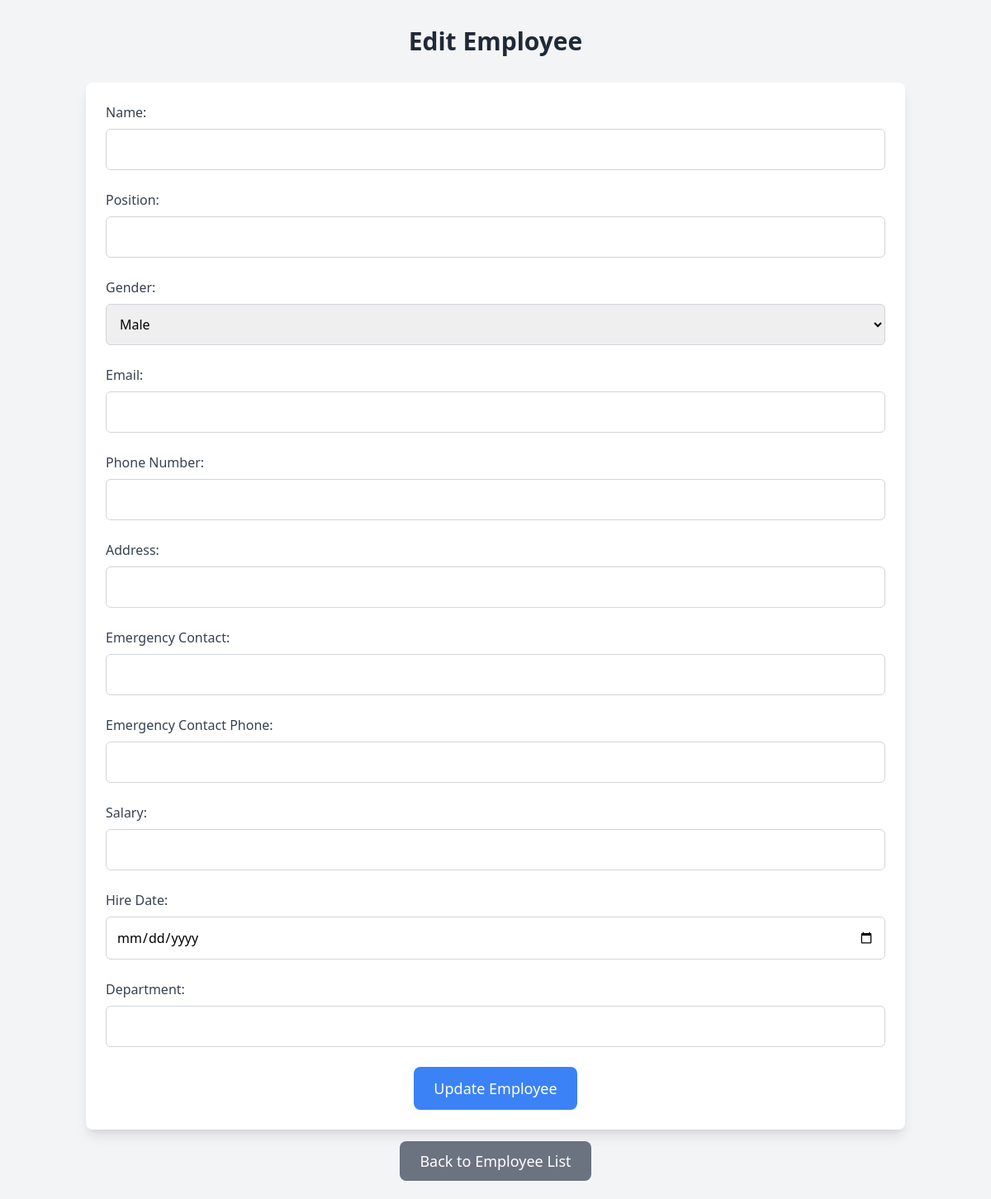
The page /edit/207 on the database as committed earlier.
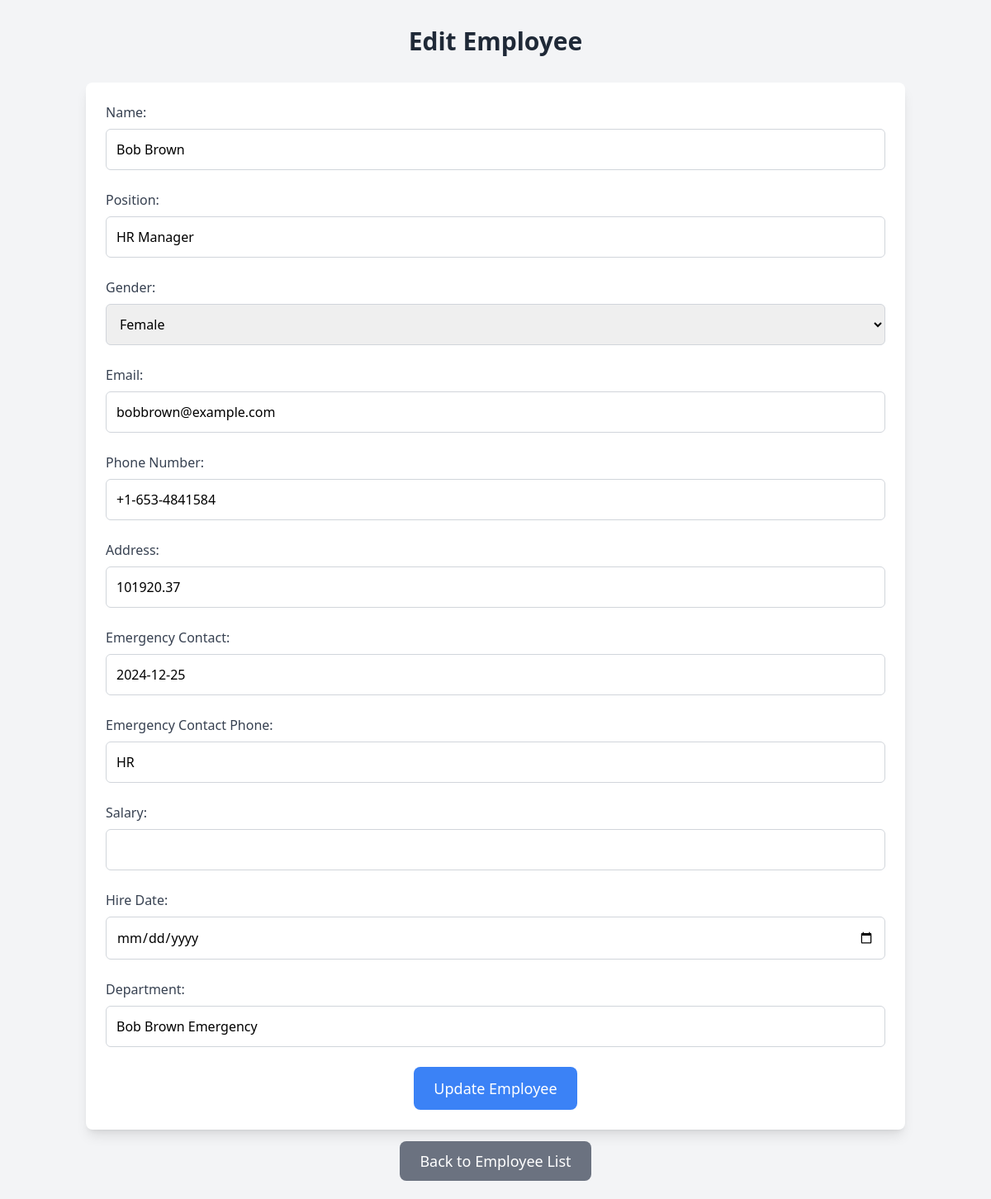
The same page on the database as committed later.
### tables this page shows
CREATE TABLE employees (
                id INTEGER PRIMARY KEY AUTOINCREMENT,
                name TEXT NOT NULL,
                position TEXT NOT NULL,
                gender TEXT NOT NULL,
                email TEXT NOT NULL,
                phone TEXT NOT NULL,
                address TEXT NOT NULL,
                emergency_contact TEXT NOT NULL,
                emergency_contact_phone TEXT NOT NULL,
                salary REAL NOT NULL,
                hire_date TEXT NOT NULL,
                department TEXT NOT NULL,
                performance_rating INTEGER DEFAULT 3  -- Default to 3 (Meets Expectations)
            );

### app.py (the view, shortened to what this page needs)
@app.route('/edit/<int:id>', methods=['GET', 'POST'])
def edit_employee(id):
    conn = get_db()
    cursor = conn.cursor()
    cursor.execute('SELECT * FROM employees WHERE id = ?', (id,))
    employee = cursor.fetchone()
    return render_template('edit_employee.html', employee=employee)

### app.py (called while the page is built)
def get_db():
    conn = sqlite3.connect(DATABASE)
    return conn

### templates/edit_employee.html (shortened to what this page needs)
<!DOCTYPE html>
<html lang="en">
<head>
    <script src="https://cdn.tailwindcss.com"></script>
</head>
<body class="bg-gray-100">
    <div class="container mx-auto px-4 py-8">
        <h1 class="text-3xl font-semibold text-center mb-8 text-gray-800">Edit Employee</h1>
        <form method="POST" class="bg-white p-6 rounded-lg shadow-lg">
            <div class="mb-6">
                <label for="name" class="block text-gray-700 font-medium mb-2">Name:</label>
                <input type="text" name="name" class="form-input w-full p-3 border border-gray-300 rounded-md" value="{{ employee[1] }}" required>
            </div>
            <div class="mb-6">
                <label for="position" class="block text-gray-700 font-medium mb-2">Position:</label>
                <input type="text" name="position" class="form-input w-full p-3 border border-gray-300 rounded-md" value="{{ employee[2] }}" required>
            </div>
            <div class="mb-6">
                <label for="gender" class="block text-gray-700 font-medium mb-2">Gender:</label>
                <select name="gender" class="form-input w-full p-3 border border-gray-300 rounded-md" required>
                    <option value="Male" {% if employee[3] == "Male" %}selected{% endif %}>Male</option>
                    <option value="Female" {% if employee[3] == "Female" %}selected{% endif %}>Female</option>
                </select>
            </div>
            <div class="mb-6">
                <label for="email" class="block text-gray-700 font-medium mb-2">Email:</label>
                <input type="email" name="email" class="form-input w-full p-3 border border-gray-300 rounded-md" value="{{ employee[4] }}" required>
            </div>
            <div class="mb-6">
                <label for="phone" class="block text-gray-700 font-medium mb-2">Phone Number:</label>
                <input type="text" name="phone" class="form-input w-full p-3 border border-gray-300 rounded-md" value="{{ employee[8] }}" required>
            </div>
            <div class="mb-6">
                <label for="address" class="block text-gray-700 font-medium mb-2">Address:</label>
                <input type="text" name="address" class="form-input w-full p-3 border border-gray-300 rounded-md" value="{{ employee[9] }}" required>
            </div>
            <div class="mb-6">
                <label for="emergency_contact" class="block text-gray-700 font-medium mb-2">Emergency Contact:</label>
                <input type="text" name="emergency_contact" class="form-input w-full p-3 border border-gray-300 rounded-md" value="{{ employee[10] }}" required>
            </div>
            <div class="mb-6">
                <label for="emergency_contact_phone" class="block text-gray-700 font-medium mb-2">Emergency Contact Phone:</label>
                <input type="text" name="emergency_contact_phone" class="form-input w-full p-3 border border-gray-300 rounded-md" value="{{ employee[11] }}" required>
            </div>
            <div class="mb-6">
                <label for="salary" class="block text-gray-700 font-medium mb-2">Salary:</label>
                <input type="number" name="salary" class="form-input w-full p-3 border border-gray-300 rounded-md" step="0.01" value="{{ employee[5] }}" required>
            </div>
            <div class="mb-6">
                <label for="hire_date" class="block text-gray-700 font-medium mb-2">Hire Date:</label>
                <input type="date" name="hire_date" class="form-input w-full p-3 border border-gray-300 rounded-md" value="{{ employee[6] }}" required>
            </div>
            <div class="mb-6">
                <label for="department" class="block text-gray-700 font-medium mb-2">Department:</label>
                <input type="text" name="department" class="form-input w-full p-3 border border-gray-300 rounded-md" value="{{ employee[7] }}" required>
            </div>
            <div class="flex justify-center">
                <button type="submit" class="bg-blue-500 text-white px-6 py-3 rounded-lg text-lg hover:bg-blue-600 transition duration-300">Update Employee</button>
            </div>
        </form>
        <div class="text-center mt-6">
            <a href="{{ url_for('index') }}" class="bg-gray-500 text-white px-6 py-3 rounded-lg text-lg hover:bg-gray-600 transition duration-300">Back to Employee List</a>
        </div>
    </div>
</body>
</html>

Rows that differ between the two databases and show on the page:
added employees: name "Bob Brown", position "HR Manager", gender "Female", email "bobbrown@example.com", phone "+1-653-4841584", address "101920.37", emergency_contact "2024-12-25", emergency_contact_phone "HR", department "Bob Brown Emergency"
Other text that changed with them:
form field gender: "Male" → (not shown)
